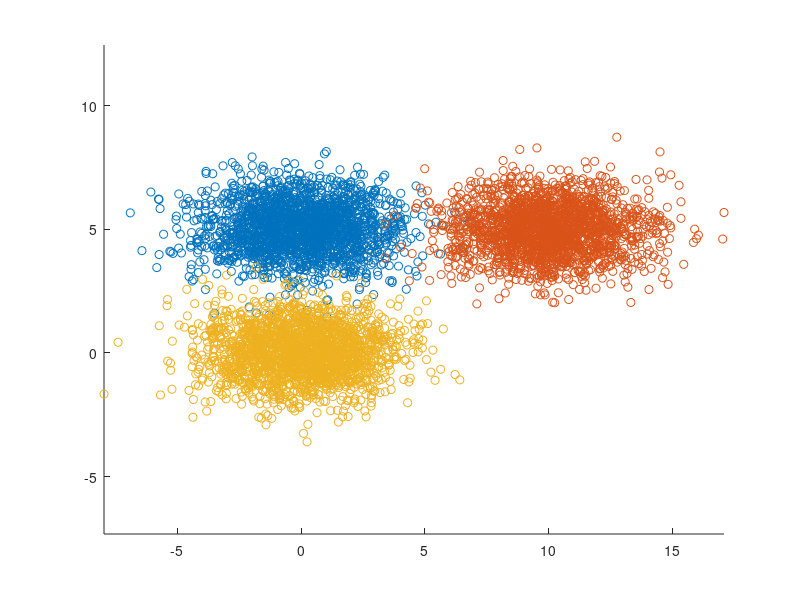

This chart was generated by the following MATLAB code: (Note: this script raises an error after producing the figure.)
function test_snr_T()

close all
test_basic_transfer()
test_c_in_middle()
test_compare_leaning_transfer()
test_SNR_T_reduces_to_SNR_a_b_equal()
test_SNR_T_reduces_to_SNR()

end


function test_basic_transfer()

    cov = [4, 0; 0, 1];
    
    samples_m1 = mvnrnd([0 ,5],cov,2000);
    samples_m2 = mvnrnd([10 ,5],cov,2000);
    samples_m3 = mvnrnd([0 ,0],cov,2000);

    
    figure;
    hold on;
    scatter(samples_m1(:,1),samples_m1(:,2))
    scatter(samples_m2(:,1),samples_m2(:,2))
    scatter(samples_m3(:,1),samples_m3(:,2))
    axis equal;
    hold off;
    
    [geom1.centroid, geom1.D, geom1.U, geom1.Ri, geom1.N] = extract_geometry(samples_m1);
    [geom2.centroid, geom2.D, geom2.U, geom2.Ri, geom2.N] = extract_geometry(samples_m2); 
    [geom3.centroid, geom3.D, geom3.U, geom3.Ri, geom3.N] = extract_geometry(samples_m3);
    
    
    [snr,error_c] = SNR_T(geom1, geom2, geom3);
    arrayfun(snr, 1:20)
    arrayfun(error_c, 1:20)
    
    assert (error_c(1)<0.05)
    
            
end


function test_c_in_middle()

    cov = [4, 0; 0, 1];
    P=1000;
    centroid1 = [0 ,5];
    centroid2 = [10 ,5];
    centroid3 = [5 ,0];
    samples_m1 = mvnrnd(centroid1,cov,P);
    samples_m2 = mvnrnd(centroid2,cov,P);
    samples_m3 = mvnrnd(centroid3,cov,P);

    
    figure;
    hold on;
    scatter(samples_m1(:,1),samples_m1(:,2))
    scatter(samples_m2(:,1),samples_m2(:,2))
    scatter(samples_m3(:,1),samples_m3(:,2))
    axis equal;
    hold off;
    
    geom1.N = P;
    geom1.centroid = centroid1;
    geom1.Ri = flipud(sqrt(diag(cov)*P));
    geom1.D = sum(geom1.Ri.^2)^2 / sum(geom1.Ri.^4);
    geom1.U = [0,1;1,0]; 
    
    geom2 = geom1;
    geom2.centroid = centroid2;
    geom3 = geom1;
    geom3.centroid = centroid3;
    
    
    [snr,error_c] = SNR_T(geom1, geom2, geom3);
    assert(abs(error_c(100)-0.5)<0.001)
    
            
end

function test_compare_leaning_transfer()

    cov = [4, 0; 0, 1];
    P=2000;
    
    samples_m1 = mvnrnd([0 ,5],cov,P);
    samples_m2 = mvnrnd([10 ,5],cov,P);
    samples_m2_leaning = mvnrnd([10 ,5],[4,2;2,4],P);
    samples_m3 = mvnrnd([3 ,0],cov,P);

    
    figure;
    hold on;
    scatter(samples_m1(:,1),samples_m1(:,2))
    scatter(samples_m2_leaning(:,1),samples_m2_leaning(:,2))
    scatter(samples_m3(:,1),samples_m3(:,2))
    axis equal;
    hold off;
    
    [geom1.centroid, geom1.D, geom1.U, geom1.Ri, geom1.N] = extract_geometry(samples_m1);
    [geom2.centroid, geom2.D, geom2.U, geom2.Ri, geom2.N] = extract_geometry(samples_m2);
    [geom2_l.centroid, geom2_l.D, geom2_l.U, geom2_l.Ri, geom2_l.N] = extract_geometry(samples_m2_leaning);
    [geom3.centroid, geom3.D, geom3.U, geom3.Ri, geom3.N] = extract_geometry(samples_m3);
    
    
    [~,error_c] = SNR_T(geom1, geom2, geom3);
    a = arrayfun(error_c, 1:20);
    [~,error_c] = SNR_T(geom1, geom2_l, geom3);
    b = arrayfun(error_c, 1:20);
    
    assert(all(a<b))
    
            
end


function test_SNR_T_reduces_to_SNR_a_b_equal()
    cov = [4, 0; 0, 1];
    P = 1000;
    samples_m1 = mvnrnd([0 ,0],cov,P);
    samples_m2 = mvnrnd([4 ,0],cov,P);
    
    figure;
    hold on;
    scatter(samples_m1(:,1),samples_m1(:,2))
    scatter(samples_m2(:,1),samples_m2(:,2))
    axis equal;
    hold off;
    
    
    [geom1.centroid, geom1.D, geom1.U, geom1.Ri, geom1.N] = extract_geometry(samples_m1);
    [geom2.centroid, geom2.D, geom2.U, geom2.Ri, geom2.N] = extract_geometry(samples_m2); 
    
    [~,error_snr] = SNR(geom1, geom2);
    snr_error_res = arrayfun(error_snr, 1:10)
    
    [~,error_snrT] = SNR_T(geom1, geom2, geom1);
    snrT_error_res = arrayfun(error_snrT, 1:10)
    
    assert(all(abs(snr_error_res-snrT_error_res)<0.0001))
    
end

function test_SNR_T_reduces_to_SNR()
    cov1 = [4, 0; 0, 1];
    cov2 = [4, 2; 2, 4];
    P = 1000;
    samples_m1 = mvnrnd([0 ,0],cov1,P);
    samples_m2 = mvnrnd([4 ,0],cov2,P);
    
    figure;
    hold on;
    scatter(samples_m1(:,1),samples_m1(:,2))
    scatter(samples_m2(:,1),samples_m2(:,2))
    axis equal;
    hold off;
    
    
    [geom1.centroid, geom1.D, geom1.U, geom1.Ri, geom1.N] = extract_geometry(samples_m1);
    [geom2.centroid, geom2.D, geom2.U, geom2.Ri, geom2.N] = extract_geometry(samples_m2); 
    
    [~,error_snr] = SNR(geom1, geom2);
    snr_error_res = arrayfun(error_snr, 1:10)
    
    [~,error_snrT] = SNR_T(geom1, geom2, geom1);
    snrT_error_res = arrayfun(error_snrT, 1:10)
    
    assert(all(abs(snr_error_res-snrT_error_res)<0.0001))
    
end

